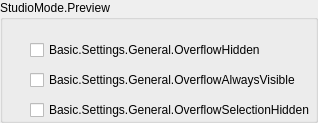
                  <widget class="QGroupBox" name="groupBox_18">
                   <property name="title">
                    <string>StudioMode.Preview</string>
                   </property>
                   <property name="uistep" stdset="0">
                    <string notr="true">Preview</string>
                   </property>
                   <layout class="QFormLayout" name="formLayout_35">
                    <property name="fieldGrowthPolicy">
                     <enum>QFormLayout::AllNonFixedFieldsGrow</enum>
                    </property>
                    <property name="labelAlignment">
                     <set>Qt::AlignLeading|Qt::AlignLeft|Qt::AlignVCenter</set>
                    </property>
                    <property name="horizontalSpacing">
                     <number>20</number>
                    </property>
                    <property name="verticalSpacing">
                     <number>10</number>
                    </property>
                    <property name="leftMargin">
                     <number>0</number>
                    </property>
                    <property name="topMargin">
                     <number>20</number>
                    </property>
                    <property name="rightMargin">
                     <number>0</number>
                    </property>
                    <property name="bottomMargin">
                     <number>0</number>
                    </property>
                    <item row="1" column="1">
                     <widget class="QCheckBox" name="overflowAlwaysVisible">
                      <property name="text">
                       <string>Basic.Settings.General.OverflowAlwaysVisible</string>
                      </property>
                      <property name="uistep" stdset="0">
                       <string notr="true">Overflow always visible</string>
                      </property>
                     </widget>
                    </item>
                    <item row="2" column="1">
                     <widget class="QCheckBox" name="overflowSelectionHide">
                      <property name="text">
                       <string>Basic.Settings.General.OverflowSelectionHidden</string>
                      </property>
                      <property name="uistep" stdset="0">
                       <string notr="true">Show overflow even when source is invisible</string>
                      </property>
                     </widget>
                    </item>
                    <item row="0" column="1">
                     <widget class="QCheckBox" name="overflowHide">
                      <property name="text">
                       <string>Basic.Settings.General.OverflowHidden</string>
                      </property>
                      <property name="uistep" stdset="0">
                       <string notr="true">Hide overflow</string>
                      </property>
                     </widget>
                    </item>
                    <item row="2" column="0">
                     <widget class="QLabel" name="label_74">
                      <property name="text">
                       <string/>
                      </property>
                     </widget>
                    </item>
                   </layout>
                  </widget>
